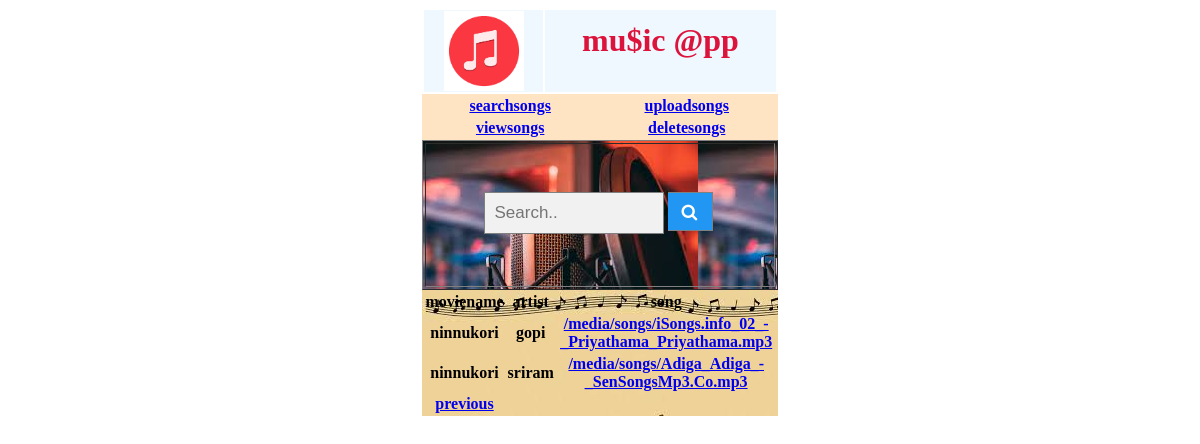
The app's page /moviename/?m=ninnukori with its own data.
### app/models.py (models this page shows)
class UploadModel(models.Model):
    moviename=models.CharField(max_length=30)
    artist=models.CharField(max_length=30)
    song=models.FileField(upload_to='songs/')

### app/views.py (the view)
# urls.py: path("moviename/",views.MovieName.as_view(),name='moviename'),
class MovieName(View):
    def get(self, request):
        movie = request.GET.get("m")
        mn = UploadModel.objects.filter(moviename=movie)
        return render(request,"mpvienamesongs.html",{"mnsong":mn})

### templates/mpvienamesongs.html
{% include 'opensearchpage.html' %}
{% load static %}
<table align ="center" border="0" width="30%" style="background-image: url('{% static "images/argt.jpeg"%}')";>
    <tr>
        <th>moviename</th>
        <th>artist</th>
        <th>song</th>
    </tr>
    {% for x in mnsong %}
        <tr>
        <th>{{ x.moviename }}</th>
        <th>{{ x.artist }}</th>
        <th><a href="{% url 'playsong' %}?n={{ x.song.url }}"> {{ x.song.url }} </a></th>
        </tr>
    {% endfor %}
<tr>
    <th> <a href="{% url 'musichome' %}">previous</a></th>
</tr>
</table>

### templates/menu comman.html (style rules this page uses)
th { font-family: silentreaction }

### records on screen
UploadModel: moviename "ninnukori", artist "gopi", song "/media/songs/iSongs.info_02_-_Priyathama_Priyathama.mp3"
UploadModel: moviename "ninnukori", artist "sriram", song "/media/songs/Adiga_Adiga_-_SenSongsMp3.Co.mp3"
